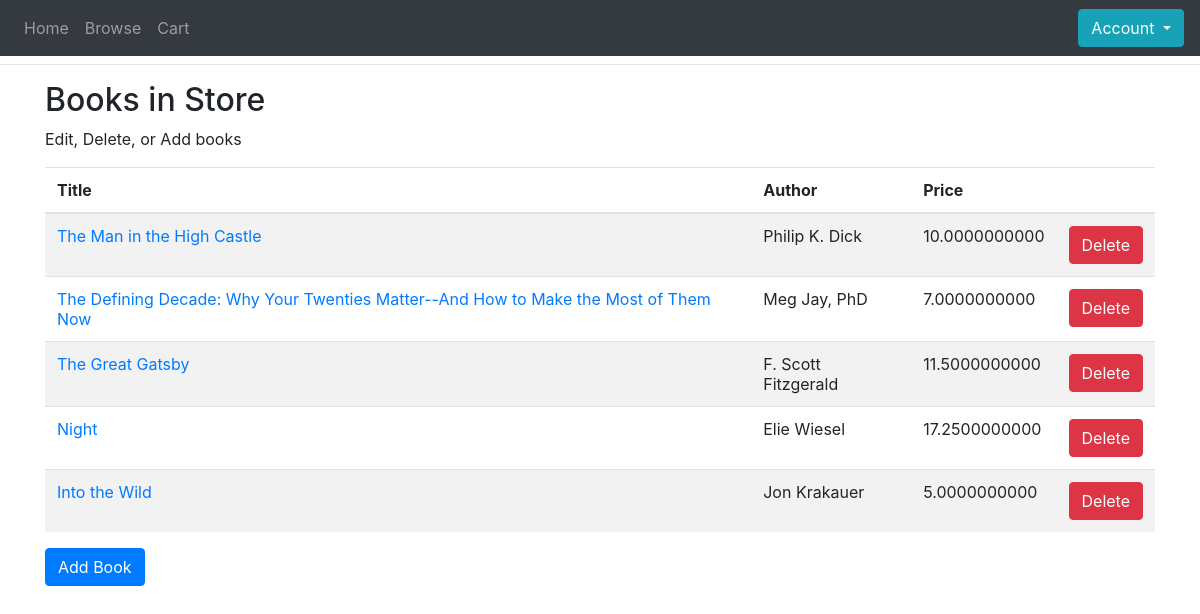
The page /booklist.html on the database its author committed.
### app/models.py (models this page shows, shortened)
class Book(db.Model):
    isbn = db.Column(db.Integer, primary_key=True, unique=True, index=True, nullable=False)
    title = db.Column(db.String(50), nullable=False)
    edition = db.Column(db.String(50), nullable=False)
    author = db.Column(db.String(50), nullable=False)
    genre = db.Column(db.String(50), nullable=False)
    book_cover = db.Column(db.String(75), nullable=False)
    publisher = db.Column(db.String(50), nullable=False)
    year_pub = db.Column(db.Integer, index=True)
    buying_price = db.Column(db.Numeric(), nullable=False)
    selling_price = db.Column(db.Numeric(), nullable=False)
    num_stock = db.Column(db.Integer, nullable=False)

### app/routes.py (the view)
@app.route('/booklist.html')
def book_page():
    return render_template('booklist.html',title='edit booklist', books=Book.query.all())

### app/templates/booklist.html
{% extends "nav_base.html" %}
{% block content %}
<div class="container">
  <h2>Books in Store</h2>
  <p>Edit, Delete, or Add books</p>
  <table class="table table-striped">
    <thead>
      <tr>
        <th>Title</th>
        <th>Author</th>
        <th>Price</th>
        <th></th>
      </tr>
    </thead>
    <tbody>
      {% for book in books %}
        <tr>
          <td><a href = "/book_edit:{{book.isbn}}">{{book.title}}</a></td>
          <td>{{book.author}}</td>
          <td>{{book.selling_price}}</td>
          <td><a class = "btn btn-danger" href = "/delete:{{book.isbn}}" role = "button">Delete</a></td>
        </tr>
      {% endfor %}
    </tbody>
  </table>
  <a class = "btn btn-primary" href = "addbook.html" role = "button">Add Book</a>
</div>
{% endblock %}

### rows shown on the page
Book: title "The Man in the High Castle", author "Philip K. Dick", selling_price "10.0000000000"
Book: title "The Defining Decade: Why Your Twenties Matter--And How to Make the Most of Them Now", author "Meg Jay, PhD", selling_price "7.0000000000"
Book: title "The Great Gatsby", author "F. Scott Fitzgerald", selling_price "11.5000000000"
Book: title "Night", author "Elie Wiesel", selling_price "17.2500000000"
Book: title "Into the Wild", author "Jon Krakauer", selling_price "5.0000000000"
